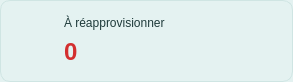
                     <widget class="QFrame" name="frameCarte2Stock">
                      <property name="minimumSize">
                       <size>
                        <width>190</width>
                        <height>82</height>
                       </size>
                      </property>
                      <property name="maximumSize">
                       <size>
                        <width>16777215</width>
                        <height>82</height>
                       </size>
                      </property>
                      <property name="styleSheet">
                       <string>.QFrame { background-color:#E4F2F1; border:1px solid #CFE5E3; border-radius:10px; }</string>
                      </property>
                      <widget class="QLabel" name="lblCarte2IconeStock">
                       <property name="geometry">
                        <rect>
                         <x>18</x>
                         <y>25</y>
                         <width>32</width>
                         <height>32</height>
                        </rect>
                       </property>
                       <property name="pixmap">
                        <pixmap resource="ressources.qrc">:/icones/warning_red.png</pixmap>
                       </property>
                       <property name="scaledContents">
                        <bool>true</bool>
                       </property>
                      </widget>
                      <widget class="QLabel" name="lblCarte2TitreStock">
                       <property name="geometry">
                        <rect>
                         <x>64</x>
                         <y>12</y>
                         <width>220</width>
                         <height>22</height>
                        </rect>
                       </property>
                       <property name="styleSheet">
                        <string>color:#1E3A3A; font-size:12px;</string>
                       </property>
                       <property name="text">
                        <string>À réapprovisionner</string>
                       </property>
                      </widget>
                      <widget class="QLabel" name="lblValeurReapproStock">
                       <property name="geometry">
                        <rect>
                         <x>64</x>
                         <y>34</y>
                         <width>220</width>
                         <height>36</height>
                        </rect>
                       </property>
                       <property name="styleSheet">
                        <string>color:#D32F2F; font-size:24px; font-weight:bold;</string>
                       </property>
                       <property name="text">
                        <string>0</string>
                       </property>
                      </widget>
                     </widget>
